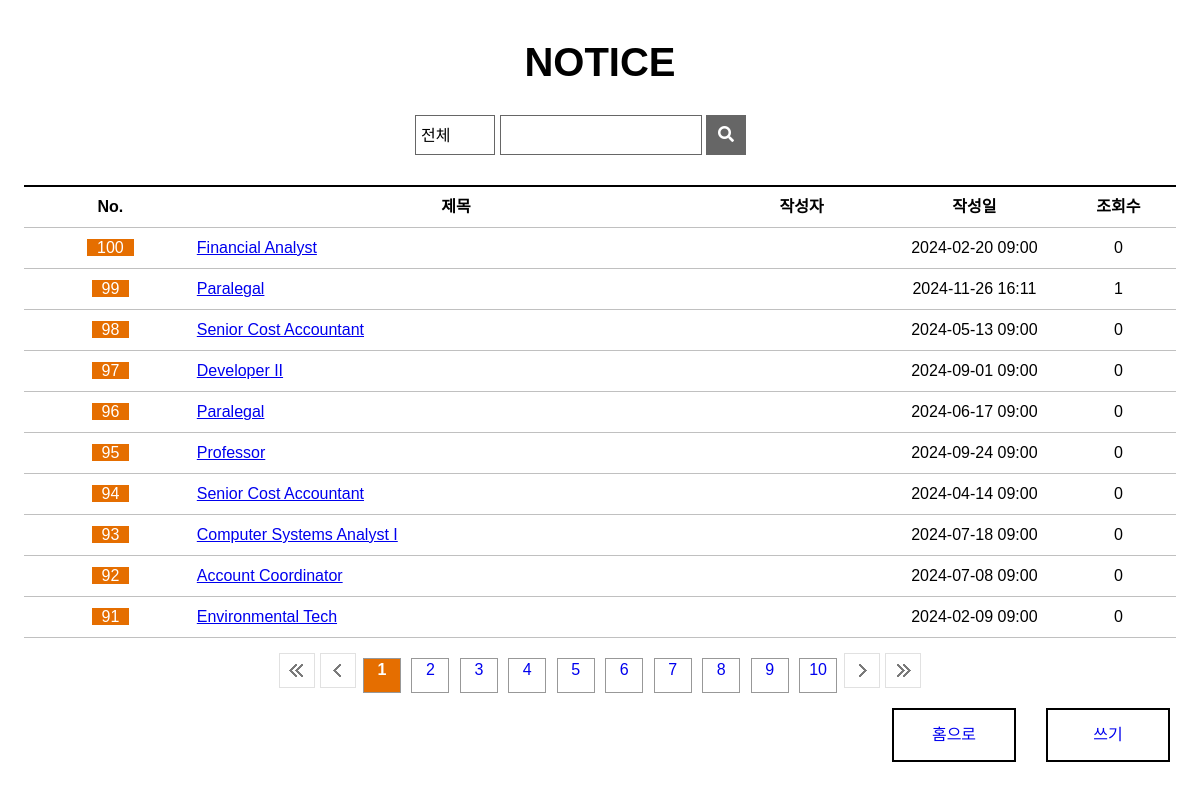
/board/blist/, run on the app's committed database.
### board/models.py (models this page shows, shortened)
class Board(models.Model):
  bno = models.AutoField(primary_key=True)
  member = models.ForeignKey(Member,on_delete=models.DO_NOTHING, null=True)
  btitle = models.CharField(max_length=1000)
  bcontent = models.TextField()
  bgroup = models.IntegerField(null=True)
  bstep = models.IntegerField(default=0)
  bindent = models.IntegerField(default=0)
  bhit = models.IntegerField(default=0)
  bdate = models.DateTimeField(auto_now=True)
  bfile = models.ImageField(null=True,upload_to='board')

### board/views.py (the view)
# urls.py: path('blist/', views.blist, name='blist'),
def blist(request):   # 게시판페이지 호출
  npage = int(request.GET.get('npage',1))  # 넘어온 현재페이지
  qs = Board.objects.all().order_by('-bgroup','bstep')
  paginator = Paginator(qs,10)  # 중간에 삭제해도 알아서 계산해줌 / 1페이지 10개
  blist = paginator.get_page(npage)
  context = {'blist':blist,'npage':npage}
  return render(request,'blist.html',context)

### board/templates/blist.html (shortened to what this page needs)
{% load static %}
<!DOCTYPE html>
<html>
<head>
  <link rel="stylesheet" href="https://cdnjs.cloudflare.com/ajax/libs/font-awesome/5.12.1/css/all.min.css">
  <link rel="stylesheet" href="{% static '/css/style.css' %}">
  <link rel="stylesheet" href="{% static '/css/notice_list.css' %}">
</head>
<body>
<section>
    <h1>NOTICE</h1>
    <div class="wrapper">
      <form action="/search" name="search" method="post">
        <select name="category" id="category">
          <option value="0">전체</option>
        </select>
        <div class="title">
          <input type="text" size="16">
        </div>
        <button type="submit"><i class="fas fa-search"></i></button>
      </form>
    </div>
    <table>
      <colgroup>
        <col width="15%">
        <col width="45%">
        <col width="15%">
        <col width="15%">
        <col width="10%">
      </colgroup>
      <tr>
        <th>No.</th>
        <th>제목</th>
        <th>작성자</th>
        <th>작성일</th>
        <th>조회수</th>
      </tr>
      {% if blist %}
        {% for board in blist %}
          <tr>
            <td><span class="table-notice">{{board.bno}}</span></td>
            <td class="table-title">
            <a href="/board/bview/{{board.bno}}/?npage={{npage}}">
                {{board.btitle}}
            </a>
            </td>
            <td>{{board.nicName}}</td>
            <td>{{board.bdate|date:'Y-m-d H:i'}}</td>
            <td>{{board.bhit}}</td>
          </tr>
        {% endfor %}
      {% else %}
      <tr>
        <td colspan='5'>데이터가 없습니다.</td>
      </tr>
      {% endif %}
    </table>
    <ul class="page-num">
      {% if blist.has_previous %}
      <a href="/board/blist/?npage=1"><li class="first"></li></a>
      <a href="/board/blist/?npage={{blist.previous_page_number}}"><li class="prev"></li></a>
      {% else %}
      <li class="first"></li>
      <li class="prev"></li>
      {% endif %}
      {% for page in blist.paginator.page_range %}
      {% if page != npage %}
        <a href="/board/blist/?npage={{page}}"><li class="num"><div>{{page}}</div></li></a>
      {% else %}
        <li class="num on"><div>{{page}}</div></li>
      {% endif %}
      {% endfor %}
      {% if blist.has_next %}
      <a href="/board/blist/?npage={{blist.next_page_number}}"><li class="next"></li></a>
      <a href="/board/blist/?npage={{blist.paginator.num_pages}}"><li class="last"></li></a>
      {% else %}
      <li class="next"></li>
      <li class="last"></li>
      {% endif %}
    </ul>
    <a href="/board/bwrite/"><div class="write">쓰기</div></a>
    <a href="/"><div class="write">홈으로</div></a>
  </section>
</body>
</html>

### static/css/style.css (style rules this page uses)
*, body { margin: 0; padding: 0; font-family: 'Noto Sans KR', sans-serif; font-size: 16px; }
li { display: inline-block; padding-right: 5px; font-size: 13px; }
.wrapper { width: 1200px; margin: auto; }

### static/css/notice_list.css (style rules this page uses)
section { text-align: center; }
h1 { margin-top: 40px; margin-bottom: 50px; font-size: 40px; }
.wrapper { position: relative; }
select { position: absolute; top: 50%; left: 50%; width: 80px; height: 40px; margin-left: -185px; margin-top: -20px; padding: 5px; border: 1px solid #666666; font-family: inherit; background: url(https://www.midashotel.co.kr/Midas_common/images/homepage/board/search-box-select.png) no-repeat 95% 50%; -webkit-appearance: none; -moz-appearance: none; appearance: none; }
form > div { position: absolute; top: 50%; left: 50%; width: 200px; height: 38px; margin-left: -100px; margin-top: -20px; display: inline-block; border: 1px solid #666666; }
input { position: relative; top: 4px; left: 2px; border: none; font-size: 16px; }
button { position: absolute; top: 50%; left: 50%; width: 40px; height: 40px; margin-left: 106px; margin-top: -20px; background: #666666; color: white; border: none; }
table { width: 96%; margin-top: 100px; margin-left: auto; margin-right: auto; line-height: 40px; }
.table-notice { background-color: #e56e00; color: white; padding-left: 10px; padding-right: 10px; }
.table-title { text-align: left; }
table { border-collapse: collapse; }
th { border: 1px solid silver; border-top: 2px solid black; }
td { border: 1px solid silver; }
th, td { border-left: hidden; border-right: hidden; }
.page-num { margin-top: 15px; }
.page-num li { width: 36px; height: 35px; padding: 0; }
.first { background: url(/static/images/paging_first.png) no-repeat; }
.prev { background: url(/static/images/paging_prev.png) no-repeat; }
.num { position: relative; top: -15px; height: 33px !important; margin-left: 3px; margin-right: 3px; border: 1px #989898 solid; }
.on { background-color: #e56e00; color: white; font-weight: 700; }
.num > div { position: relative; top: 2px; }
.next { background: url(/static/images/paging_next.png) no-repeat; }
.last { background: url(/static/images/paging_last.png) no-repeat; }
.write { float: right; width: 120px; height: 50px; line-height: 50px; margin: 0 30px 50px 0; border: 2px black solid; }

### data on the page
Board: bno "100", btitle "Financial Analyst", bdate "2024-02-20 09:00", bhit "0"
Board: bno "99", btitle "Paralegal", bdate "2024-11-26 16:11", bhit "1"
Board: bno "98", btitle "Senior Cost Accountant", bdate "2024-05-13 09:00", bhit "0"
Board: bno "97", btitle "Developer II", bdate "2024-09-01 09:00", bhit "0"
Board: bno "96", btitle "Paralegal", bdate "2024-06-17 09:00", bhit "0"
Board: bno "95", btitle "Professor", bdate "2024-09-24 09:00", bhit "0"
Board: bno "94", btitle "Senior Cost Accountant", bdate "2024-04-14 09:00", bhit "0"
Board: bno "93", btitle "Computer Systems Analyst I", bdate "2024-07-18 09:00", bhit "0"
Board: bno "92", btitle "Account Coordinator", bdate "2024-07-08 09:00", bhit "0"
Board: bno "91", btitle "Environmental Tech", bdate "2024-02-09 09:00", bhit "0"

### other printed values
{{ page }} "1"
{{ page }} "2" "3" "4" "5" "6" "7" "8" "9" "10"
